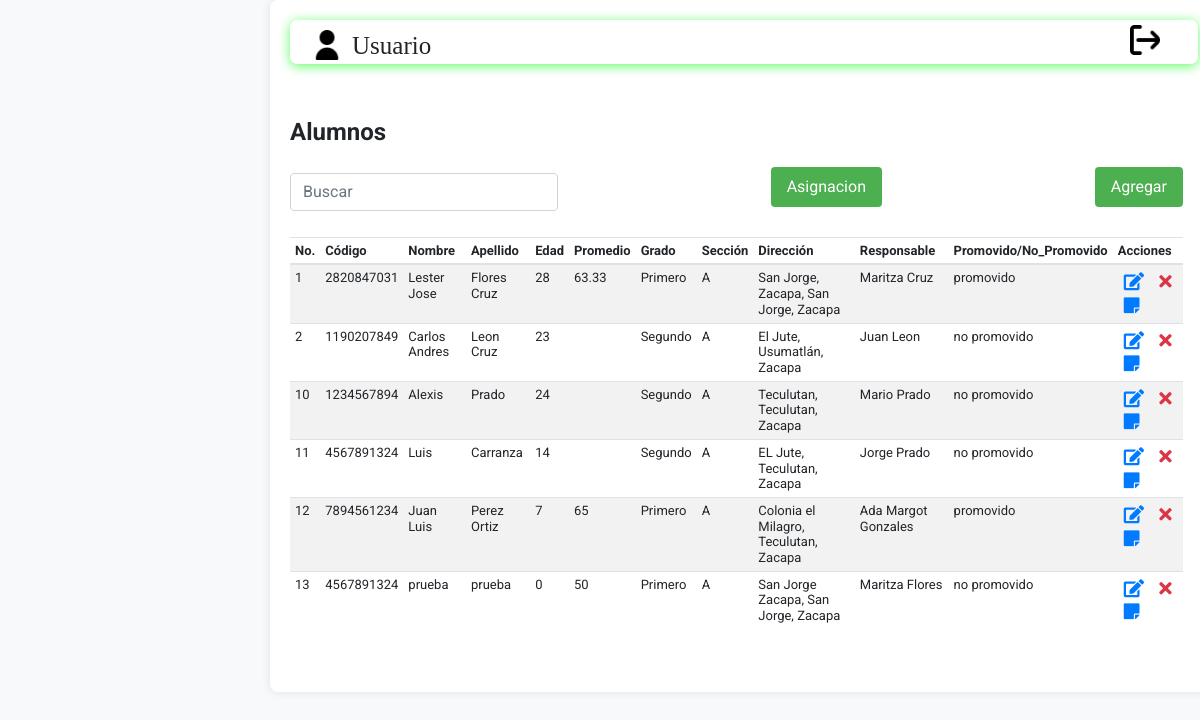
/SADE/alumno/registro.php, run on the app's committed database.
### tables this page shows
CREATE TABLE `tbl_alumnos` (
  `id_alumno` int(11) NOT NULL,
  `codigo_alumno` varchar(20) NOT NULL,
  `nombre_alumno` varchar(100) NOT NULL,
  `apellido_alumno` varchar(100) NOT NULL,
  `fecha_nacimiento` date NOT NULL,
  `codigo_responsable` int(11) NOT NULL,
  `direccion` varchar(50) NOT NULL,
  `codigo_departamento` int(11) NOT NULL,
  `codigo_municipio` int(11) NOT NULL,
  `estado` int(11) NOT NULL DEFAULT 1
);

CREATE TABLE `tbl_responsables` (
  `codigo_responsable` int(11) NOT NULL,
  `dpi_responsable` varchar(13) NOT NULL,
  `nombre_responsable` varchar(100) NOT NULL,
  `apellido_responsable` varchar(100) NOT NULL,
  `codigo_parentezco` int(11) NOT NULL,
  `telefono` varchar(10) NOT NULL
);

### SADE/acciones/mostrar_nombre_usuario.php (called while the page is built, shortened)
<?php
function obtenerNombreUsuario() {
    return isset($_SESSION['nombre_usuario']) ? $_SESSION['nombre_usuario'] : 'Usuario';
}
?>

### SADE/alumno/registro.php (the view, shortened to what this page needs)
<?php
include '../acciones/mostrar_nombre_usuario.php';
$filas_por_pagina = 10;
if (isset($_GET['pagina']) && is_numeric($_GET['pagina'])) {
    $pagina_actual = (int)$_GET['pagina'];
} else {
    $pagina_actual = 1;
}
$inicio = ($pagina_actual - 1) * $filas_por_pagina;
$consulta = "
    SELECT
    al.id_alumno,
    al.codigo_alumno,
    al.nombre_alumno,
    al.apellido_alumno,
    TIMESTAMPDIFF(YEAR, al.fecha_nacimiento, CURDATE()) AS edad,
    nt.promedio,
    g.descripcion AS grado,
    ci.seccion,
    CONCAT(al.direccion, ', ', mun.nombre_municipio, ', ', dep.nombre_departamento) AS direccion_completa,
    res.nombre_responsable,
    res.apellido_responsable,
    asi.Estado
FROM
    tbl_alumnos al
LEFT JOIN
    tbl_asignacion_alumno asi ON al.id_alumno = asi.codigo_alumno
LEFT JOIN
    tbl_ciclo ci ON asi.codigo_ciclo = ci.codigo_ciclo
LEFT JOIN
    tbl_nota_total nt ON al.id_alumno = nt.codigo_alumno
LEFT JOIN
    tbl_grados g ON ci.codigo_grado = g.codigo_grado
LEFT JOIN
    tbl_responsables res ON res.codigo_responsable = al.codigo_responsable
LEFT JOIN
    tbl_departamentos dep ON al.codigo_departamento = dep.codigo_departamento
LEFT JOIN
    tbl_municipios mun ON al.codigo_municipio = mun.codigo_municipio
WHERE
    al.estado=1
GROUP BY
    al.id_alumno
LIMIT $inicio, $filas_por_pagina
";
$resultado = mysqli_query($conn, $consulta);
$tabla = "
    <table class='table table-striped table-hover' style='width:100%'>
        <thead>
            <tr>
                <th>No.</th>
                <th>Código</th>
                <th>Nombre</th>
                <th>Apellido</th>
                <th>Edad</th>
                <th>Promedio</th>
                <th>Grado</th>
                <th>Sección</th>
                <th>Dirección</th>
                <th>Responsable</th>
                <th>Promovido/No_Promovido</th>
                <th>Acciones</th>
            </tr>
        </thead>
        <tbody>
";
while ($registro = mysqli_fetch_assoc($resultado)) {
    $tabla .= "
        <tr>
            <td>{$registro['id_alumno']}</td>
            <td>{$registro['codigo_alumno']}</td>
            <td>{$registro['nombre_alumno']}</td>
            <td>{$registro['apellido_alumno']}</td>
            <td>{$registro['edad']}</td>
            <td>{$registro['promedio']}</td>
            <td>{$registro['grado']}</td>
            <td>{$registro['seccion']}</td>
            <td>{$registro['direccion_completa']}</td>
            <td>{$registro['nombre_responsable']} {$registro['apellido_responsable']}</td>
            <td>{$registro['Estado']}</td>
            <td>
                <button class='btn-opcion text-primary'  title='Editar' onclick='window.location.href=\"ver.php?id={$registro['id_alumno']}\"'><i class='fas fa-edit'></i></button>
                <button class='btn-opcion text-danger'  title='Baja' onclick='window.location.href=\"cambiar_estado.php?id={$registro['id_alumno']}\"'><i class='fas fa-times'></i></button>
                <button class='btn-opcion text-primary'  title='Imprimir Notas' onclick='window.location.href=\"imprimir_notas.php?id={$registro['id_alumno']}\"'><i class='fas fa-sticky-note'></i></button>
            </td>
        </tr>
    ";
}
$tabla .= "</tbody></table>";
?>
<!DOCTYPE html>
<html lang="es">
<head>
    <link href="https://stackpath.bootstrapcdn.com/bootstrap/4.5.2/css/bootstrap.min.css" rel="stylesheet">
    <link rel="stylesheet" href="styles.css">
    <link href="https://cdnjs.cloudflare.com/ajax/libs/font-awesome/5.15.4/css/all.min.css" rel="stylesheet">
</head>
<body>
    <div class="content container-fluid">
        <div class="area">
            <fieldset class="complementArea">
                <div class="contenedor">
                    <div class="d-flex align-items-center">
                        <img class="imagen atimg1" src="../imagenes/usuario.png" alt="Usuario">
                        <label class="txalig ubicar" for=""><?php echo obtenerNombreUsuario(); ?></label>
                    <div>
                    <div class="d-flex align-items-center">
                        <button class="boton-salida bnt" onclick="window.location.href='../Login/index.php';">
                            <img class="imagen btsalir" src="../imagenes/salida.png" alt="Salida">
                        </button>
                    </div>
                </div>
            </fieldset>
        </div>
        <div class="area2">
            <br>
            <h1 class="tit">Alumnos</h1>
            <div class="contenedor">
                <input id="input-busqueda" class="form-control input-busqueda" type="text" placeholder="Buscar">
                <button class="btn-agregar" onclick="window.location.href='asignacion.php';">Asignacion</button>
                <button class="btn-agregar" onclick="window.location.href='agregar.php';">Agregar</button>
            </div>
            <div class="table-container">
                <?php echo $tabla; ?>
            </div>
        </div>
    </div>
</body>
</html>

### SADE/alumno/styles.css (style rules this page uses)
body { margin: 0; font-family: 'Console'; overflow: hidden; padding: 0; background-color: #f8f9fa; }
.content { flex-grow: 1; padding: 20px; overflow: hidden; margin: 20px auto; width: 79%; background-color: #fff; border-radius: 8px; box-shadow: 0 0 10px rgba(0, 0, 0, 0.1); margin-top: 0; margin-left: 270px; }
fieldset { border: 2px solid rgba(255, 255, 255, 0.7); border-radius: 8px; padding: 20px; background-color: #ffffff; margin-bottom: 20px; box-shadow: 0 2px 12px #5bff61; box-sizing: border-box; position: relative; overflow: hidden; }
fieldset::before { content: ''; position: absolute; top: 2px; left: 2px; right: 2px; bottom: 2px; border: 2px solid rgba(255, 255, 255, 0.5); border-radius: 8px; z-index: -1; }
.imagen { height: 30px; width: 30px; margin-right: 10px; }
.complementArea { height: 25px; }
.area2 { height: 548px; overflow-y: auto; padding-right: 15px; font-family: 'Roboto', sans-serif; }
.contenedor { display: flex; justify-content: space-between; align-items: center; margin-bottom: 20px; }
.boton-salida { background: none; border: none; color: black; text-decoration: none; font-size: 25px; cursor: pointer; font-family: inherit; position: absolute; right: 20px; top: 20px; }
.area, .area2 { margin-bottom: 30px; }
.table-container { max-width: 100%; overflow-x: auto; font-size: 13px; line-height: 1.2; }
.table td, .table th { padding: 5px; }
.btn-agregar, .btn-bajas { padding: 8px 16px; color: white; border: none; cursor: pointer; border-radius: 4px; margin-left: 10px; float: right; margin-bottom: 10px; }
.btn-agregar { background-color: #4CAF50; }
.btn-opcion { background: none; border: none; cursor: pointer; font-size: 18px; color: #333; }
.tit { font-size: 24px; font-weight: bold; margin-bottom: 20px; }
.atimg1 { margin-top: -32%; }
.txalig { margin-top: -25%; font-size: 25px; }
.btsalir { margin-top: -120%; }
.input-busqueda { width: 30% !important; }

### SADE/alumno/registro.php (style rules this page uses)
.ubicar { margin-top: -15px; }
.atimg1 { margin-top: -25px; }

### data on the page
tbl_alumnos: id_alumno "1", codigo_alumno "2820847031", nombre_alumno "Lester Jose", apellido_alumno "Flores Cruz", edad "28", promedio "63.33", grado "Primero", seccion "A", direccion_completa "San Jorge, Zacapa, San Jorge, Zacapa", codigo_responsable.nombre_responsable "Maritza", codigo_responsable.apellido_responsable "Cruz", Estado "promovido"
tbl_alumnos: id_alumno "2", codigo_alumno "1190207849", nombre_alumno "Carlos Andres", apellido_alumno "Leon Cruz", edad "23", grado "Segundo", seccion "A", direccion_completa "El Jute, Usumatlán, Zacapa", codigo_responsable.nombre_responsable "Juan", codigo_responsable.apellido_responsable "Leon", Estado "no promovido"
tbl_alumnos: id_alumno "10", codigo_alumno "1234567894", nombre_alumno "Alexis", apellido_alumno "Prado", edad "24", grado "Segundo", seccion "A", direccion_completa "Teculutan, Teculutan, Zacapa", codigo_responsable.nombre_responsable "Mario", codigo_responsable.apellido_responsable "Prado", Estado "no promovido"
tbl_alumnos: id_alumno "11", codigo_alumno "4567891324", nombre_alumno "Luis", apellido_alumno "Carranza", edad "14", grado "Segundo", seccion "A", direccion_completa "EL Jute, Teculutan, Zacapa", codigo_responsable.nombre_responsable "Jorge", codigo_responsable.apellido_responsable "Prado", Estado "no promovido"
tbl_alumnos: id_alumno "12", codigo_alumno "7894561234", nombre_alumno "Juan Luis", apellido_alumno "Perez Ortiz", edad "7", promedio "65", grado "Primero", seccion "A", direccion_completa "Colonia el Milagro, Teculutan, Zacapa", codigo_responsable.nombre_responsable "Ada Margot", codigo_responsable.apellido_responsable "Gonzales", Estado "promovido"
tbl_alumnos: id_alumno "13", codigo_alumno "4567891324", nombre_alumno "prueba", apellido_alumno "prueba", edad "0", promedio "50", grado "Primero", seccion "A", direccion_completa "San Jorge Zacapa, San Jorge, Zacapa", codigo_responsable.nombre_responsable "Maritza", codigo_responsable.apellido_responsable "Flores", Estado "no promovido"

### other printed values
obtenerNombreUsuario() "Usuario"
